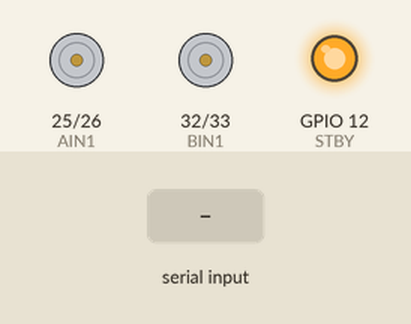
Simulated run of this sketch. Board: ESP32. On the bench: motor-driver pin pairs drawn as motors (green arrow = first pin HIGH = forward, orange = second pin HIGH = backward, longer = more drive, scaled by the enable pin, stopped while the standby pin is LOW), output pins drawn as LEDs (lit = HIGH). The inputs (shaded band) are chosen by the test bench. What the sketch prints to the serial monitor is not drawn.

Above: at 1.2 s.
1.3 s: "F90\n" received over Serial
At 1.8 s:
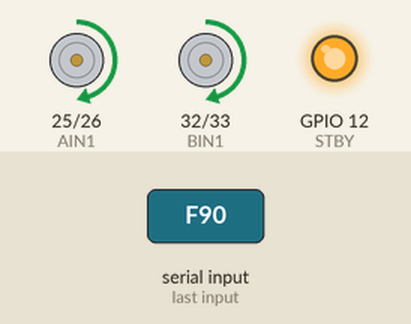
3.5 s: "B90\n" received over Serial
At 4.1 s:
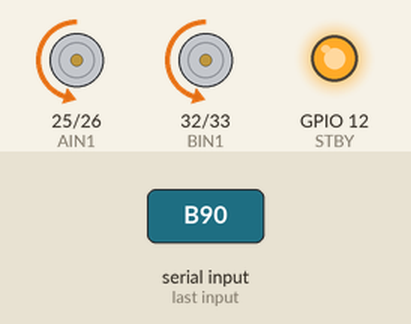
5.7 s: "L90\n" received over Serial
At 6.3 s:
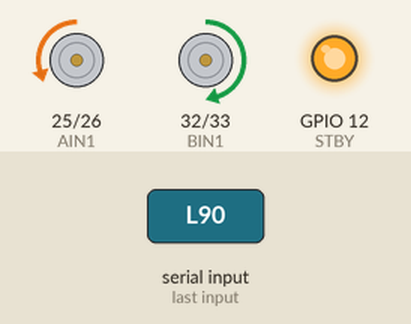
7.9 s: "R90\n" received over Serial
At 8.5 s:
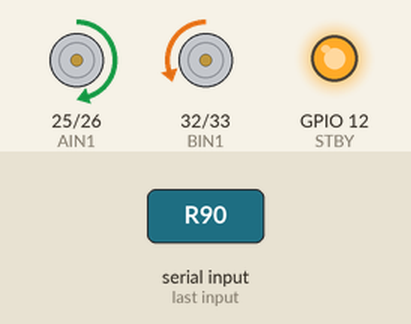
Timing chart, 0 to 10.9 s (numbered marks = the images above; inputs shaded):
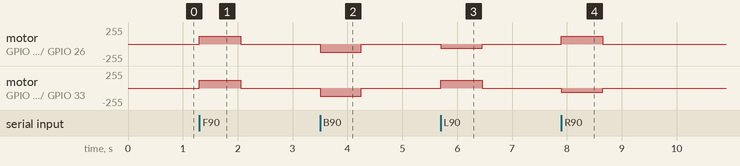

Measured:
- after the input at 1.3 s, motor on GPIO 25 (AIN1) / GPIO 26 (AIN2), motor on GPIO 32 (BIN1) / GPIO 33 (BIN2): stopped → forward 120/255 at once, → stopped 0.75 s later
- after the input at 3.5 s, motor on GPIO 25 (AIN1) / GPIO 26 (AIN2), motor on GPIO 32 (BIN1) / GPIO 33 (BIN2): stopped → backward 120/255 at once, → stopped 0.75 s later
- after the input at 5.7 s, motor on GPIO 25 (AIN1) / GPIO 26 (AIN2): stopped → backward 60/255 at once, → stopped 0.75 s later; motor on GPIO 32 (BIN1) / GPIO 33 (BIN2): stopped → forward 120/255 at once, → stopped 0.75 s later
- after the input at 7.9 s, motor on GPIO 25 (AIN1) / GPIO 26 (AIN2): stopped → forward 120/255 at once, → stopped 0.75 s later; motor on GPIO 32 (BIN1) / GPIO 33 (BIN2): stopped → backward 60/255 at once, → stopped 0.75 s later

The sketch:

esp32_motor.ino
```cpp
// ROVERBOT ESP32 motor controller
// F/B/L/R/S = movement/stop
// A### = left PWM, C### = right PWM

#define PWMA 27
#define AIN1 25
#define AIN2 26
#define PWMB 15
#define BIN1 32
#define BIN2 33
#define STBY 12

int leftSpeed = 120;
int rightSpeed = 120;
unsigned long lastMovementCommand = 0;
const unsigned long COMMAND_TIMEOUT_MS = 750;

void stopMotors();
void forward();
void backward();
void turnLeft();
void turnRight();

void setup() {
  Serial.begin(115200);
  Serial.setTimeout(50);
  pinMode(PWMA, OUTPUT); pinMode(AIN1, OUTPUT); pinMode(AIN2, OUTPUT);
  pinMode(PWMB, OUTPUT); pinMode(BIN1, OUTPUT); pinMode(BIN2, OUTPUT);
  pinMode(STBY, OUTPUT);
  digitalWrite(STBY, HIGH);
  stopMotors();
  lastMovementCommand = millis();
  Serial.println("Rover ready");
}

void loop() {
  if (Serial.available()) {
    char command = Serial.read();
    switch (command) {
      case 'F': forward(); lastMovementCommand = millis(); break;
      case 'B': backward(); lastMovementCommand = millis(); break;
      case 'L': turnLeft(); lastMovementCommand = millis(); break;
      case 'R': turnRight(); lastMovementCommand = millis(); break;
      case 'S': stopMotors(); lastMovementCommand = millis(); break;
      case 'A': {
        int newSpeed = Serial.parseInt();
        if (newSpeed >= 0 && newSpeed <= 255) {
          leftSpeed = newSpeed;
          Serial.print("Left PWM = "); Serial.println(leftSpeed);
        }
        break;
      }
      case 'C': {
        int newSpeed = Serial.parseInt();
        if (newSpeed >= 0 && newSpeed <= 255) {
          rightSpeed = newSpeed;
          Serial.print("Right PWM = "); Serial.println(rightSpeed);
        }
        break;
      }
    }
  }
  if (millis() - lastMovementCommand > COMMAND_TIMEOUT_MS) stopMotors();
}

void forward() {
  digitalWrite(AIN1, HIGH); digitalWrite(AIN2, LOW);
  digitalWrite(BIN1, HIGH); digitalWrite(BIN2, LOW);
  analogWrite(PWMA, leftSpeed); analogWrite(PWMB, rightSpeed);
}

void backward() {
  digitalWrite(AIN1, LOW); digitalWrite(AIN2, HIGH);
  digitalWrite(BIN1, LOW); digitalWrite(BIN2, HIGH);
  analogWrite(PWMA, leftSpeed); analogWrite(PWMB, rightSpeed);
}

void turnLeft() {
  digitalWrite(AIN1, LOW); digitalWrite(AIN2, HIGH);
  digitalWrite(BIN1, HIGH); digitalWrite(BIN2, LOW);
  analogWrite(PWMA, leftSpeed / 2); analogWrite(PWMB, rightSpeed);
}

void turnRight() {
  digitalWrite(AIN1, HIGH); digitalWrite(AIN2, LOW);
  digitalWrite(BIN1, LOW); digitalWrite(BIN2, HIGH);
  analogWrite(PWMA, leftSpeed); analogWrite(PWMB, rightSpeed / 2);
}

void stopMotors() {
  analogWrite(PWMA, 0); analogWrite(PWMB, 0);
  digitalWrite(AIN1, LOW); digitalWrite(AIN2, LOW);
  digitalWrite(BIN1, LOW); digitalWrite(BIN2, LOW);
}
```
